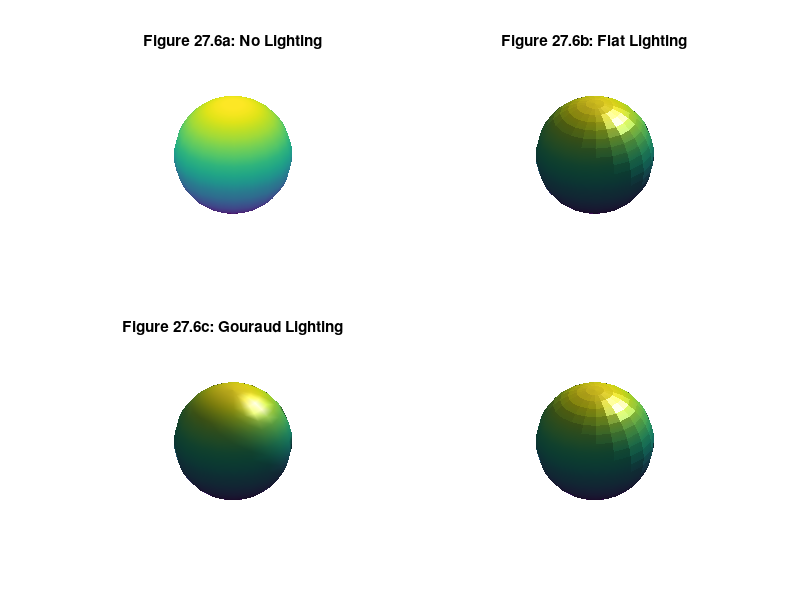

Source code (MATLAB): (Note: this script raises an error after producing the figure.)
subplot(2,2,1)
sphere
light
shading interp
axis square off
lighting none
title('Figure 27.6a: No Lighting')

subplot(2,2,2)
sphere
light
shading interp
axis square off
lighting flat
title('Figure 27.6b: Flat Lighting')

subplot(2,2,3)
sphere
light
shading interp
axis square off
lighting gouraud

title('Figure 27.6c: Gouraud Lighting')

subplot(2,2,4)
sphere
light
shading interp
axis square off
lighting phong
title('Figure 27.6d: Phong Lighting')
